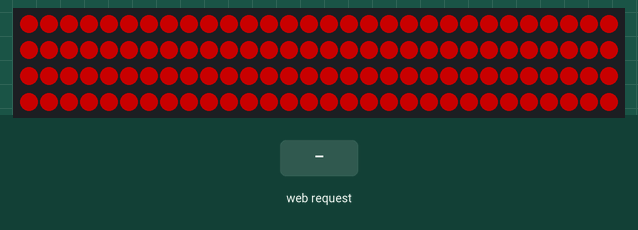
Recording of a sketch running on a simulated ESP32. On the bench: 120 RGB LEDs in strip order, left to right, continuing on the next row. The test bench sets the inputs (shaded band). Dim RGB values are drawn brighter than linear; random numbers use the default seed unless the sketch sets one.

Above: at 1.3 s.
1.4 s: HTTP request GET /mode received
At 2.6 s:
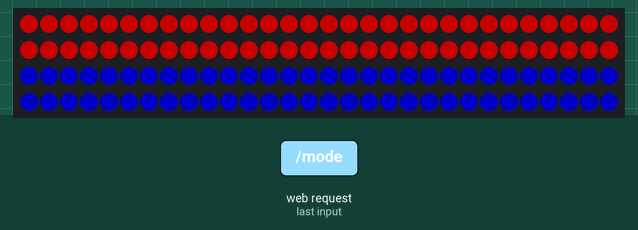
2.9 s: HTTP request GET /mode?m=1 received
At 3.06 s:
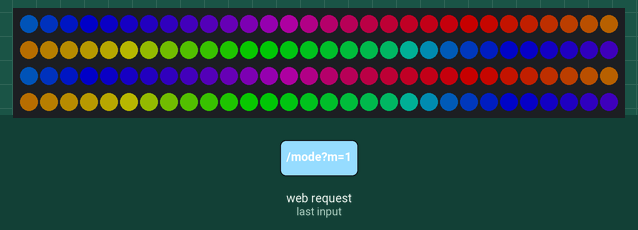
5.3 s: HTTP request GET /color received
At 5.7 s:
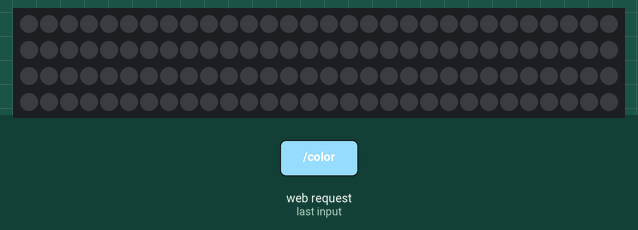
6.8 s: HTTP request GET /mode?t=1&m=1&r=1 received
At 6.95 s:
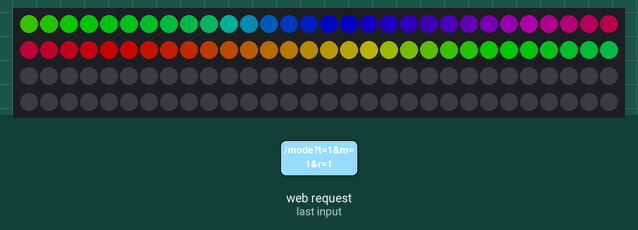
9.2 s: HTTP request GET /preset?t=1 received
At 9.56 s:
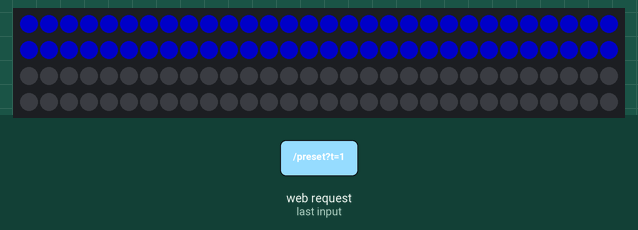
11.1 s: HTTP request GET /preset received
At 11.24 s:
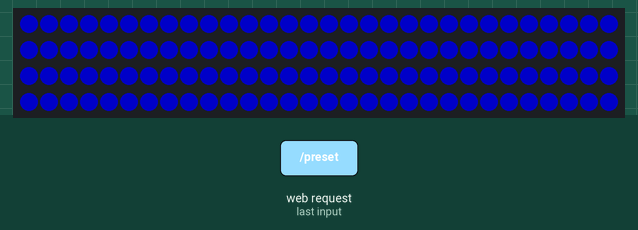
Timing chart, 0 to 14.1 s (numbered marks = the images above; inputs shaded):
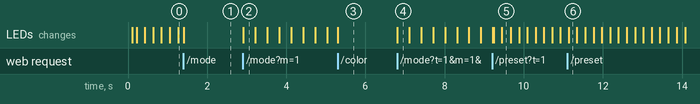

The sketch:

3.0.3.ino
```cpp
#include <WiFi.h>
#include <WebServer.h>
#include <FastLED.h>

// ================= 設定區 =================
const char* ap_ssid     = "My_Light_Stick";
const char* ap_password = "12345678";
// =========================================

#define LED_PIN     8
#define NUM_LEDS    120
#define HALF_LEDS   60
#define LED_TYPE    WS2812B
#define COLOR_ORDER GRB

CRGB leds[NUM_LEDS];
WebServer server(80);

// --- 系統變數 ---
uint8_t brightness = 100;
uint8_t effectSpeed = 20;

// --- 狀態變數 ---
// mode 0=靜態, 1=彩虹, 2=呼吸, 3=預設庫
int modeA = 3;
int modeB = 3;
int presetA = 0; // A區目前的預設特效 ID
int presetB = 0; // B區目前的預設特效 ID

CRGB colorA = CRGB::Red;
CRGB colorB = CRGB::Blue;

// --- 網頁介面 ---
const char index_html[] PROGMEM = R"rawliteral(
<!DOCTYPE HTML><html>
<head>
  <meta name="viewport" content="width=device-width, initial-scale=1, user-scalable=no">
  <meta charset="UTF-8">
  <title>光棍 V14 預設庫</title>
  <style>
    body { font-family: 'Verdana', sans-serif; background-color: #000; color: white; text-align: center; margin: 0; padding: 10px; user-select: none; }

    /* 預覽圖動畫 */
    @keyframes rainbow-anim { 0% { background-position: 0% 50%; } 100% { background-position: 100% 50%; } }
    @keyframes breathe-anim { 0% { opacity: 0.3; } 50% { opacity: 1; } 100% { opacity: 0.3; } }
    @keyframes lib-anim { 0% { background-color: #f00; } 33% { background-color: #0f0; } 66% { background-color: #00f; } 100% { background-color: #f00; } }

    .stick-container { display: flex; flex-direction: column; align-items: center; margin: 20px 0; gap: 5px; }
    .stick-part { width: 80px; height: 100px; background: #222; border: 2px solid #444; display: flex; align-items: center; justify-content: center; font-size: 16px; color: #fff; font-weight: bold; text-shadow: 1px 1px 2px black; transition: background 0.3s; }
    #preview-top { border-radius: 15px 15px 0 0; border-bottom: none; }
    #preview-btm { border-radius: 0 0 15px 15px; border-top: none; }

    .fx-rainbow { background: linear-gradient(270deg, #f00, #ff0, #0f0, #0ff, #00f, #f0f, #f00); background-size: 400%; animation: rainbow-anim 3s ease infinite; color: black; text-shadow: none; }
    .fx-breathe { animation: breathe-anim 2s ease-in-out infinite; }
    .fx-lib { animation: lib-anim 2s steps(1) infinite; } /* 預設庫通用動畫 */

    .panel { background: #1a1a1a; padding: 15px; border-radius: 15px; margin-bottom: 15px; border: 1px solid #333; }
    .mode-group { display: flex; gap: 5px; margin-bottom: 15px; }
    .mode-btn { flex: 1; padding: 12px; background: #333; border: 2px solid #444; color: #aaa; border-radius: 8px; cursor: pointer; font-weight: bold; }
    .mode-btn.active { border-color: #00e5ff; color: #000; background: #00e5ff; box-shadow: 0 0 15px #00e5ff; }

    .fx-grid { display: grid; grid-template-columns: 1fr 1fr; gap: 8px; margin-bottom: 10px; }
    .fx-btn { padding: 15px 5px; background: #222; border: 1px solid #444; color: #fff; border-radius: 8px; cursor: pointer; font-size: 14px; }
    .fx-btn.active { background: #ff9800; color: #000; border-color: #ff9800; font-weight: bold; }

    /* [新增] 下拉選單樣式 */
    select {
      width: 100%; padding: 12px; margin-bottom: 15px;
      background-color: #333; color: white; border: 2px solid #444;
      border-radius: 8px; font-size: 16px; font-weight: bold;
      appearance: none; text-align: center;
    }
    select:focus { outline: none; border-color: #00e5ff; }

    .color-wrapper { position: relative; width: 100%; height: 60px; margin: 10px 0; }
    input[type=color] { position: absolute; top: 0; left: 0; width: 100%; height: 100%; opacity: 0; cursor: pointer; z-index: 2; }
    .color-btn-visual { width: 100%; height: 100%; background: linear-gradient(90deg, #f00, #ff0, #0f0, #0ff, #00f, #f0f, #f00); border-radius: 10px; display: flex; align-items: center; justify-content: center; font-weight: bold; text-shadow: 1px 1px 2px black; border: 2px solid white; }

    .row { display: flex; align-items: center; gap: 10px; margin: 15px 0; justify-content: space-between; text-align: left; }
    input[type=range] { flex-grow: 1; height: 10px; border-radius: 5px; background: #444; outline: none; -webkit-appearance: none; }
    input[type=range]::-webkit-slider-thumb { -webkit-appearance: none; width: 26px; height: 26px; border-radius: 50%; background: #fff; border: 2px solid #000; }
    .btn-off { width: 100%; padding: 15px; background: #222; border: 2px solid #ff4444; color: #ff4444; border-radius: 10px; font-size: 18px; margin-top: 10px; }
  </style>
</head>
<body>
  <div class="stick-container">
    <div id="preview-top" class="stick-part">TOP</div>
    <div id="preview-btm" class="stick-part">BTM</div>
  </div>
  <div class="mode-group">
    <button id="btn-sync" class="mode-btn active" onclick="setTarget(0)">全合 SYNC</button>
    <button id="btn-top" class="mode-btn" onclick="setTarget(1)">上端 TOP</button>
    <button id="btn-btm" class="mode-btn" onclick="setTarget(2)">下端 BTM</button>
  </div>
  <div class="panel">
    <div class="fx-grid">
      <button class="fx-btn" id="fx-0" onclick="setEffect(0)">🔵 靜態</button>
      <button class="fx-btn" id="fx-1" onclick="setEffect(1)">🌈 彩虹</button>
      <button class="fx-btn" id="fx-2" onclick="setEffect(2)">🫁 呼吸</button>
      <button class="fx-btn active" id="fx-3" onclick="setEffect(3)">🎨 預設庫</button>
    </div>

    <select id="presetSelect" onchange="setPreset(this.value)">
      <option value="0">🚓 警車 (紅藍閃)</option>
      <option value="1">🎄 聖誕 (紅綠閃)</option>
      <option value="2">🎃 萬聖 (橘紫閃)</option>
      <option value="3">🔥 火焰 (紅黃跳動)</option>
      <option value="4">⚡ 閃電 (白光爆閃)</option>
      <option value="5">🔄 6色輪替 (慢)</option>
      <option value="6">💃 派對 (彩色快閃)</option>
      <option value="7">🧊 冰雪 (青白閃爍)</option>
    </select>

    <div class="color-wrapper">
      <div class="color-btn-visual" id="color-visual">點擊選擇顏色</div>
      <input type="color" id="picker" value="#ff0000" oninput="setColor(this.value)">
    </div>
    <div class="row"><span>⚡ 速度</span><input type="range" min="1" max="100" value="30" oninput="setSpeed(this.value)"></div>
    <div class="row"><span>☀ 亮度</span><input type="range" min="0" max="255" value="100" oninput="setBri(this.value)"></div>
  </div>
  <button class="btn-off" onclick="turnOff()">關閉電源 OFF</button>
  <script>
    var target = 0; var state = { modeA: 3, colorA: '#ff0000', modeB: 3, colorB: '#0000ff' };
    window.onload = function() { applyPreview(); };

    function setTarget(t) {
      target = t;
      document.querySelectorAll('.mode-btn').forEach(b => b.classList.remove('active'));
      if(t===0) document.getElementById('btn-sync').classList.add('active');
      if(t===1) document.getElementById('btn-top').classList.add('active');
      if(t===2) document.getElementById('btn-btm').classList.add('active');
      var currentMode = (t===2) ? state.modeB : state.modeA; highlightFxBtn(currentMode);
    }

    function setEffect(mode) {
      highlightFxBtn(mode);
      if(target === 0) { state.modeA = mode; state.modeB = mode; }
      else if(target === 1) state.modeA = mode;
      else if(target === 2) state.modeB = mode;
      applyPreview(); fetch("/mode?t=" + target + "&m=" + mode);
    }

    // [新增] 處理下拉選單
    function setPreset(val) {
      // 自動切換到模式 3 (預設庫模式)
      setEffect(3);
      fetch("/preset?t=" + target + "&val=" + val);
    }

    function setColor(hex) {
      document.getElementById('color-visual').style.background = hex;
      document.getElementById('color-visual').innerText = hex;
      document.getElementById('color-visual').style.color = getContrastYIQ(hex);
      highlightFxBtn(0);
      if(target === 0) { state.colorA = hex; state.colorB = hex; state.modeA = 0; state.modeB = 0; }
      else if(target === 1) { state.colorA = hex; state.modeA = 0; }
      else if(target === 2) { state.colorB = hex; state.modeB = 0; }
      applyPreview();
      var r = parseInt(hex.slice(1, 3), 16); var g = parseInt(hex.slice(3, 5), 16); var b = parseInt(hex.slice(5, 7), 16);
      fetch("/color?t=" + target + "&r=" + r + "&g=" + g + "&b=" + b);
    }
    function setSpeed(val) { var sec = (101-val) / 20; document.documentElement.style.setProperty('--anim-speed', sec + 's'); fetch("/speed?val=" + val); }
    function setBri(val) { fetch("/bri?val=" + val); }
    function turnOff() { fetch("/off"); state.modeA=0; state.modeB=0; state.colorA='#000000'; state.colorB='#000000'; applyPreview(); }

    function applyPreview() { applyStyle(document.getElementById('preview-top'), state.modeA, state.colorA); applyStyle(document.getElementById('preview-btm'), state.modeB, state.colorB); }

    function applyStyle(el, mode, color) {
      el.className = 'stick-part'; el.style.background = ''; el.style.animationDuration = '';
      if (mode === 0) el.style.background = color;
      else if (mode === 1) el.classList.add('fx-rainbow');
      else if (mode === 2) { el.classList.add('fx-breathe'); el.style.backgroundColor = color; }
      else if (mode === 3) { el.classList.add('fx-lib'); } /* 預設庫 */
    }
    function highlightFxBtn(m) { document.querySelectorAll('.fx-btn').forEach(b => b.classList.remove('active')); var btn = document.getElementById('fx-'+m); if(btn) btn.classList.add('active'); }
    function getContrastYIQ(hexcolor){ hexcolor = hexcolor.replace("#", ""); var r = parseInt(hexcolor.substr(0,2),16); var g = parseInt(hexcolor.substr(2,2),16); var b = parseInt(hexcolor.substr(4,2),16); var yiq = ((r*299)+(g*587)+(b*114))/1000; return (yiq >= 128) ? 'black' : 'white'; }
  </script>
</body>
</html>
)rawliteral";

// --- 預設庫邏輯 ---
void runPreset(int start, int len, int presetID) {
  // 使用 millis() / 速度 作為切換基礎
  // 速度越快 (effectSpeed 數值小)，分母要越小
  unsigned long timeBase = millis() / (effectSpeed * 10 + 10);

  switch(presetID) {
    case 0: // 🚓 警車 (紅藍)
      fill_solid(leds + start, len, (timeBase % 2 == 0) ? CRGB::Red : CRGB::Blue);
      break;
    case 1: // 🎄 聖誕 (紅綠)
      fill_solid(leds + start, len, (timeBase % 2 == 0) ? CRGB::Red : CRGB::Green);
      break;
    case 2: // 🎃 萬聖 (橘紫)
      fill_solid(leds + start, len, (timeBase % 2 == 0) ? CRGB::OrangeRed : CRGB::Purple);
      break;
    case 3: // 🔥 火焰 (紅黃跳動 - 隨機感)
      fill_solid(leds + start, len, (random8() > 128) ? CRGB::Red : CRGB::Yellow);
      break;
    case 4: // ⚡ 閃電 (白光爆閃 - 會有黑的時候)
      if (random8() > 220) fill_solid(leds + start, len, CRGB::White);
      else fill_solid(leds + start, len, CRGB::Black);
      break;
    case 5: // 🔄 6色輪替 (紅黃綠藍紫白)
      {
        int idx = (millis() / 1000) % 6; // 固定每秒換一色
        CRGB cols[] = {CRGB::Red, CRGB::Yellow, CRGB::Green, CRGB::Blue, CRGB::Purple, CRGB::White};
        fill_solid(leds + start, len, cols[idx]);
      }
      break;
    case 6: // 💃 派對 (隨機色快閃)
      fill_solid(leds + start, len, CHSV(random8(), 255, 255));
      break;
    case 7: // 🧊 冰雪 (青白)
      fill_solid(leds + start, len, (timeBase % 2 == 0) ? CRGB::Cyan : CRGB::White);
      break;
  }
}

void drawSegment(int start, int len, int mode, CRGB staticColor, int presetID) {
  if (mode == 0) { // 靜態
    fill_solid(leds + start, len, staticColor);
  }
  else if (mode == 1) { // 彩虹
    fill_rainbow(leds + start, len, millis()/20, 5);
  }
  else if (mode == 2) { // 呼吸
    uint8_t bri = cubicwave8(beat8(10));
    fill_solid(leds + start, len, staticColor);
    for(int i=start; i<start+len; i++) leds[i].nscale8(bri);
  }
  else if (mode == 3) { // 預設庫
    runPreset(start, len, presetID);
  }
}

void setup() {
  Serial.begin(115200);
  delay(100);

  FastLED.addLeds<LED_TYPE, LED_PIN, COLOR_ORDER>(leds, NUM_LEDS);
  FastLED.setBrightness(100);
  fill_solid(leds, NUM_LEDS, CRGB::Black);
  FastLED.show();

  WiFi.mode(WIFI_AP);
  WiFi.setTxPower(WIFI_POWER_11dBm);
  WiFi.softAP(ap_ssid, ap_password);

  server.on("/", []() { server.send(200, "text/html", index_html); });

  server.on("/mode", []() {
    int t = server.arg("t").toInt(); int m = server.arg("m").toInt();
    if (t == 0) { modeA = m; modeB = m; } else if (t == 1) { modeA = m; } else if (t == 2) { modeB = m; }
    server.send(200, "text/plain", "OK");
  });

  server.on("/color", []() {
    int t = server.arg("t").toInt(); int r = server.arg("r").toInt(); int g = server.arg("g").toInt(); int b = server.arg("b").toInt();
    CRGB c = CRGB(r, g, b);
    if (t == 0) { colorA = c; colorB = c; modeA = 0; modeB = 0; }
    else if (t == 1) { colorA = c; modeA = 0; }
    else if (t == 2) { colorB = c; modeB = 0; }
    server.send(200, "text/plain", "OK");
  });

  // [新增] 接收預設庫指令
  server.on("/preset", []() {
    int t = server.arg("t").toInt();
    int val = server.arg("val").toInt();
    if (t == 0) { presetA = val; presetB = val; modeA=3; modeB=3; }
    else if (t == 1) { presetA = val; modeA=3; }
    else if (t == 2) { presetB = val; modeB=3; }
    server.send(200, "text/plain", "OK");
  });

  server.on("/speed", []() { effectSpeed = server.arg("val").toInt(); server.send(200, "text/plain", "OK"); });
  server.on("/bri", []() { FastLED.setBrightness(server.arg("val").toInt()); server.send(200, "text/plain", "OK"); });
  server.on("/off", []() { modeA=0; modeB=0; colorA=CRGB::Black; colorB=CRGB::Black; server.send(200, "text/plain", "OK"); });

  server.begin();
}

void loop() {
  server.handleClient();
  drawSegment(0, HALF_LEDS, modeA, colorA, presetA);
  drawSegment(HALF_LEDS, HALF_LEDS, modeB, colorB, presetB);
  FastLED.show();
  delay(10);
}
```

Measured:
- after the input at 2.9 s, the LEDs: change at once (image 2)
- after the input at 6.8 s, the LEDs: change at once (image 4)
